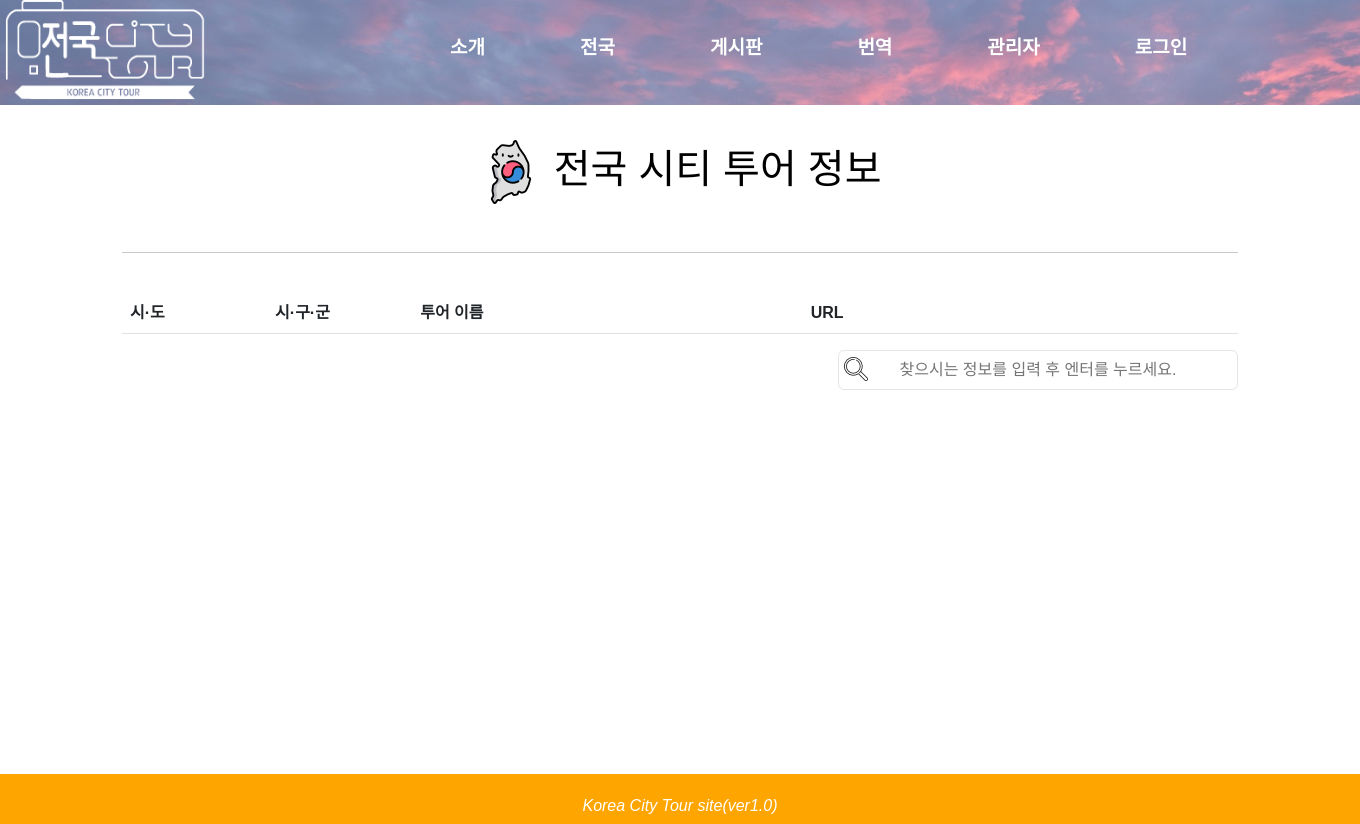
/web/whole_country/?q=&page=3, run on an earlier commit of the app's database.
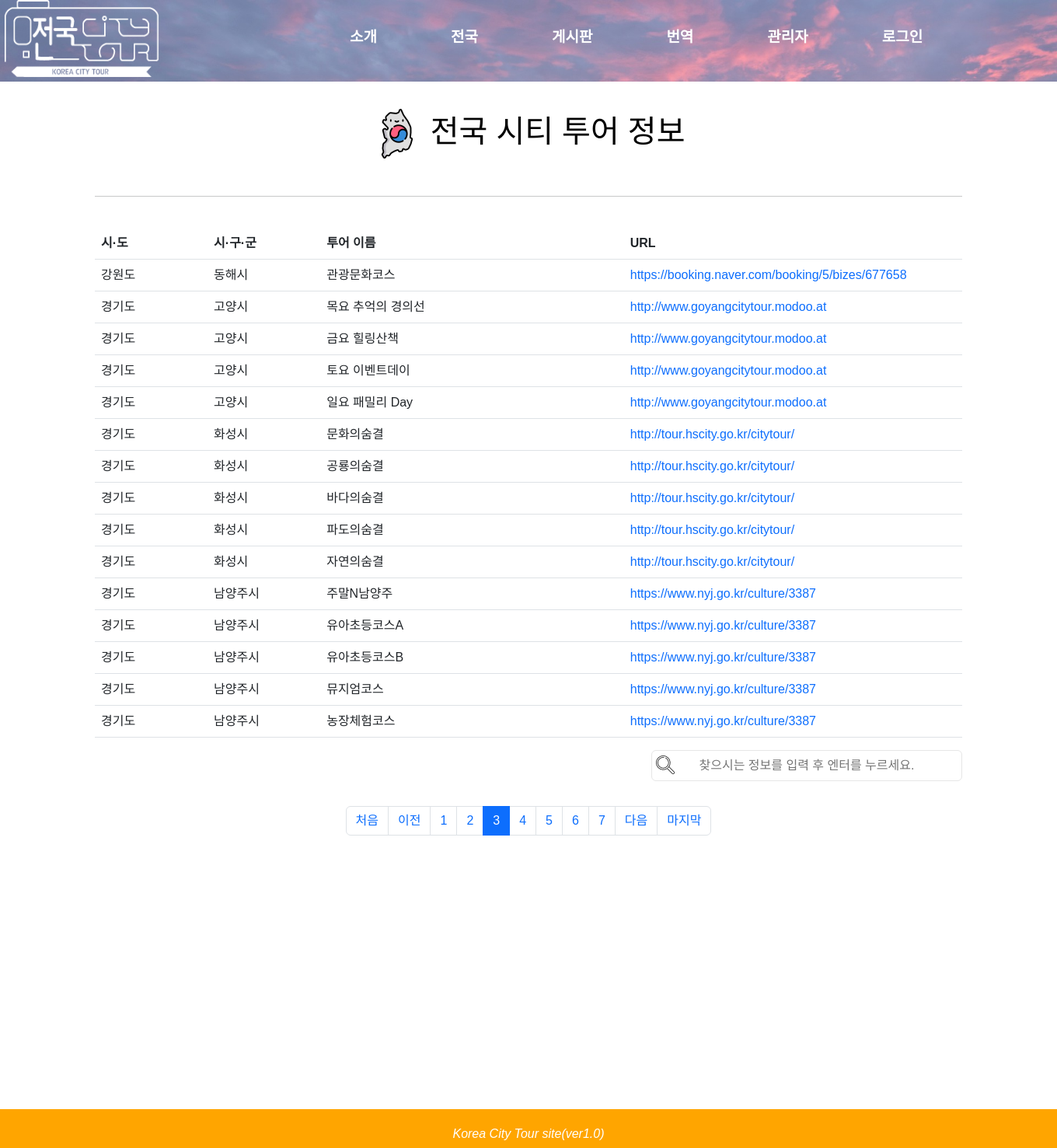
And on a later commit of the database.
### web/models.py (models this page shows, shortened)
class Citytourdata(models.Model):
    city1       = models.CharField(max_length=50)
    city2       = models.CharField(max_length=50)
    cos_name    = models.CharField(max_length=50)
    cos_info    = models.CharField(max_length=200, blank=True, null=True)
    start_time  = models.CharField(max_length=50, blank=True, null=True)
    close_time  = models.CharField(max_length=50, blank=True, null=True)
    url         = models.CharField(max_length=200, blank=True, null=True)
    number      = models.CharField(max_length=50, blank=True, null=True)
    id          = models.IntegerField(primary_key=True)

### web/views.py (the view, shortened to what this page needs)
# urls.py: path('whole_country/', views.whole_country),
def whole_country(request):
 tourdatas = Citytourdata.objects.values()
 tourdatas = tourdatas.order_by('city1')
 for data in tourdatas:
  if data.get('city2') == '없음':
   data['city2'] = data.get('city1')
  if data.get('url') == "":
   data['url'] = "준비 중입니다."
  if "http" not in data.get('url'):
   if "kr" in data.get('url') or "com" in data.get('url') or "modoo" in data.get('url') or "danyang" in data.get('url'):
    data['url'] = "http://"+ data.get('url')
 q = request.GET.get('q', '')  #
 print(q)
 if q == '':
  page = request.GET.get('page', 1)
  citytour_list = tourdatas
  paginator = Paginator(citytour_list, 15)
  page_obj = paginator.get_page(page)
  context = {
  "page_obj" : page_obj,
  }
  return render(request, "whole_country.html",context)

### web/templates/whole_country.html (shortened to what this page needs)
{% extends "base.html" %}
{% block head %}
<link href="https://cdn.jsdelivr.net/npm/bootstrap@5.2.2/dist/css/bootstrap.min.css" rel="stylesheet">
{% endblock %}
{% block contents %}
<br>
<div class="container my-3">
    <h1 style = "text-align:center">
        <a href = "http://localhost:8000/web/whole_country/" style ="color:black" ><img src = "/static/images/south-korea.png"> 전국 시티 투어 정보
        </a>
    </h1><br>
    <table class = "table">
        <hr><br>
        <tr>
            <th style = "width:13%;">시·도</th>
            <th style = "width:13%;">시·구·군</th>
            <th style = "width:35%;">투어 이름</th>
            <th>URL</th>
        </tr>
            {% if page_obj %}
            {% for data in page_obj %}
                <tr>
                    <td>{{data.city1}}</td>
                    <td>{{data.city2}}</td>
                    <td>{{data.cos_name}}</td>
                    {% if data.url != "준비 중입니다."%}
                        <td><a href = "{{data.url}}">{{data.url}}</a></td>
                    {% else %}
                        <td>{{data.url}}</td>
                    {% endif %}
                </tr>
            {% endfor %}
            {% endif %}
    </table>
    <form class = "searchData" action="http://localhost:8000/web/whole_country/" method="get" >
        <input class = "searchDataF" type="text" placeholder="찾으시는 정보를 입력 후 엔터를 누르세요." name="q" value="{{ q }}" />
    </form>
</div>
<div id="paging">
        <ul class="pagination justify-content-center" style="margin-top: 2rem;">
            {% if page_obj %}
            {% if page_obj.has_previous %}
            <li class="page-item">
            <a class="page-link" href="?q={{q}}&page={{ page_obj.paginator.page_range }}">
                처음
            </a>
           </li>
            <li class="page-item">
                <a class="page-link" href="?q={{q}}&page={{ page_obj.previous_page_number }}">이전</a>
            </li>
            {% else %}
            <li class="page-item disabled">
                <a class="page-link" tabindex="-1" aria-disabled="true" href="#">이전</a>
            </li>
            {% endif %}
            {% for page_number in page_obj.paginator.page_range %}
            {% if page_number >= page_obj.number|add:-4 and page_number <= page_obj.number|add:4 %}
            {% if page_number == page_obj.number %}
            <li class="page-item active" aria-current="page">
                <a class="page-link" href="?q={{q}}&page={{ page_number }}">{{ page_number }}</a>
            </li>
            {% else %}
            <li class="page-item">
                <a class="page-link" href="?q={{q}}&page={{ page_number }}">{{ page_number }}</a>
            </li>
            {% endif %}
            {% endif %}
            {% endfor %}
            {% if page_obj.has_next %}
            <li class="page-item">
                <a class="page-link" href="?q={{q}}&page={{ page_obj.next_page_number }}">다음</a>
            </li>
            <li class="page-item">
            <a class="page-link"
               href="?q={{q}}&page={{ page_obj.paginator.num_pages }}">
                마지막
            </a>
           </li>
            {% else %}
            <li class="page-item disabled">
                <a class="page-link" tabindex="-1" aria-disabled="true" href="#">다음</a>
            </li>
            {% endif %}
            {% endif %}
        </ul>
    <br>
    <div id = 'wrapper'>
    </div>
    <footer>
        <p><em>Korea City Tour site(ver1.0)</em></p>
    </footer>
{% endblock %}

### basetemplates/base.html (shortened to what this page needs)
<!DOCTYPE html>
<html lang="ko">
<head>
    {% block head %}
    {% endblock %}
</head>
<body>
    <div class ="wrap">
        <div class = "intro_bg">
            <div class = "header">
                <div class = "iconarea">
                    <a href = "http://localhost:8000/web/home/" >
                        <img src = "/static/images/logo.png" width = 200px height = 100px>
                    </a>
                </div>
                <div class = "menu" style = "color:white">
                        <ul class="nav">
                            <li><a href = "http://localhost:8000/web/introduction/" style = "color:white">소개</a></li>
                            <li><a href = "http://localhost:8000/web/whole_country/" style = "color:white">전국</a></li>
                            <li><a href = "http://localhost:8000/board/board/" style = "color:white">게시판</a></li>
                            <li><a href = "#" style = "color:white">번역</a></li>
                            <li><a href = "http://localhost:8000/web/manager/" style = "color:white">관리자</a></li>
                            {% if user.is_authenticated %}
                                <li><a href = "{% url 'common:logout' %}" style = "color:white"> {{ user.username }}님 로그아웃 </a></li>
                            {% else %}
                                <li><a href = "{% url 'common:login' %}" style = "color:white">로그인</a></li>
                            {% endif %}
                        </ul>
                </div>
            </div>
            {% block contents %}
            {% endblock %}
        </div>
    </div>
</body>
</html>

What changed in the data, as far as the page shows it:
added Citytourdata: city1 "강원도", city2 "동해시", cos_name "관광문화코스", url "https://booking.naver.com/booking/5/bizes/677658"
added Citytourdata: city1 "경기도", city2 "고양시", cos_name "목요 추억의 경의선", url "http://www.goyangcitytour.modoo.at"
added Citytourdata: city1 "경기도", city2 "고양시", cos_name "금요 힐링산책", url "http://www.goyangcitytour.modoo.at"
added Citytourdata: city1 "경기도", city2 "고양시", cos_name "토요 이벤트데이", url "http://www.goyangcitytour.modoo.at"
added Citytourdata: city1 "경기도", city2 "고양시", cos_name "일요 패밀리 Day", url "http://www.goyangcitytour.modoo.at"
added Citytourdata: city1 "경기도", city2 "화성시", cos_name "문화의숨결", url "http://tour.hscity.go.kr/citytour/"
added Citytourdata: city1 "경기도", city2 "화성시", cos_name "공룡의숨결", url "http://tour.hscity.go.kr/citytour/"
added Citytourdata: city1 "경기도", city2 "화성시", cos_name "바다의숨결", url "http://tour.hscity.go.kr/citytour/"
added Citytourdata: city1 "경기도", city2 "화성시", cos_name "파도의숨결", url "http://tour.hscity.go.kr/citytour/"
added Citytourdata: city1 "경기도", city2 "화성시", cos_name "자연의숨결", url "http://tour.hscity.go.kr/citytour/"
added Citytourdata: city1 "경기도", city2 "남양주시", cos_name "주말N남양주", url "https://www.nyj.go.kr/culture/3387"
added Citytourdata: city1 "경기도", city2 "남양주시", cos_name "유아초등코스A", url "https://www.nyj.go.kr/culture/3387"
added Citytourdata: city1 "경기도", city2 "남양주시", cos_name "유아초등코스B", url "https://www.nyj.go.kr/culture/3387"
added Citytourdata: city1 "경기도", city2 "남양주시", cos_name "뮤지엄코스", url "https://www.nyj.go.kr/culture/3387"
added Citytourdata: city1 "경기도", city2 "남양주시", cos_name "농장체험코스", url "https://www.nyj.go.kr/culture/3387"
Also different on the page:
text now shown: "처음 이전 다음 마지막"
new list line: "1"
new list line: "2"
new list line: "3"
new list line: "4"
new list line: "5"
new list line: "6"
new list line: "7"
